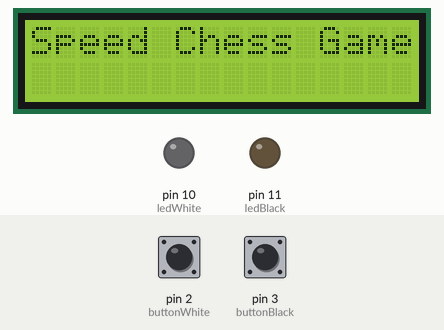
The sketch below on a simulated Arduino Uno, built with avr-gcc and run on an emulated ATmega328P. On the bench: 16×2 character LCD, output pins drawn as LEDs (lit = HIGH). Inputs (shaded band) come from the test bench; at power-on: pin 2 (buttonWhite) HIGH, pin 3 (buttonBlack) HIGH.

Above: at 0.1 s.
At 2.2 s:
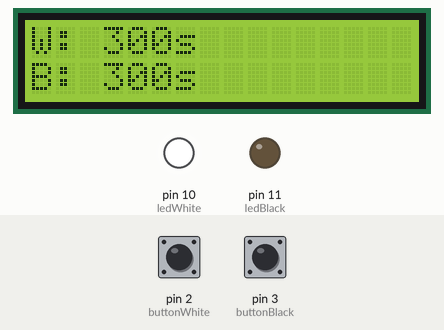
At 19.0 s:
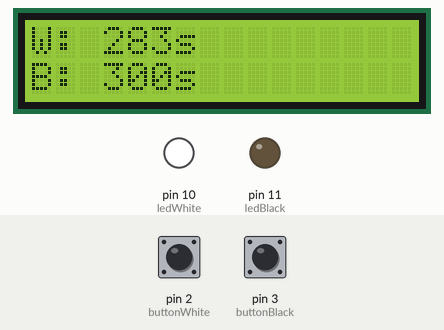
At 37.9 s:
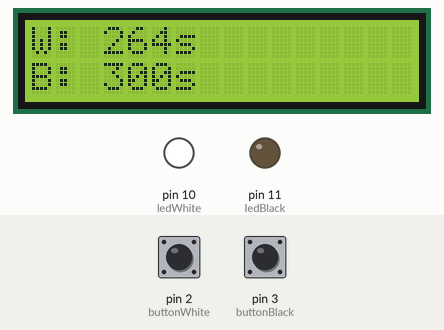
Timing chart, 0 to 39.4 s (numbered marks = the images above):
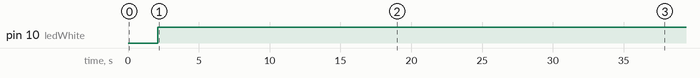

The sketch:

omar_exec.ino
```cpp
#include <Wire.h>
#include <LiquidCrystal_I2C.h>
#include <Arduino_FreeRTOS.h>
#include <semphr.h>

// LCD Setup
LiquidCrystal_I2C lcd(0x27, 16, 2);

// Pins
const int ledWhite = 10;
const int ledBlack = 11;
const int buttonWhite = 2;
const int buttonBlack = 3;

// State
volatile int timeWhite = 300;
volatile int timeBlack = 300;
volatile bool isWhiteTurn = true;

// Semaphores for button events
SemaphoreHandle_t semWhitePressed;
SemaphoreHandle_t semBlackPressed;

void setup() {
  pinMode(ledWhite, OUTPUT);
  pinMode(ledBlack, OUTPUT);
  pinMode(buttonWhite, INPUT_PULLUP);
  pinMode(buttonBlack, INPUT_PULLUP);

  lcd.init();
  lcd.backlight();
  lcd.setCursor(0, 0);
  lcd.print("Speed Chess Game");
  delay(2000);
  lcd.clear();

  // Create semaphores
  semWhitePressed = xSemaphoreCreateBinary();
  semBlackPressed = xSemaphoreCreateBinary();

  // Create tasks
  xTaskCreate(TaskInput,     "Input",     128, NULL, 3, NULL);
  xTaskCreate(TaskCountdown, "Countdown", 128, NULL, 2, NULL);
  xTaskCreate(TaskDisplay,   "Display",   128, NULL, 1, NULL);
}

void loop() {
  // Empty — RTOS handles execution
}

void TaskInput(void *pvParameters) {
  bool whitePrev = HIGH;
  bool blackPrev = HIGH;

  for (;;) {
    // White button detection
    bool whiteState = digitalRead(buttonWhite);
    if (whitePrev == HIGH && whiteState == LOW && isWhiteTurn) {
      xSemaphoreGive(semWhitePressed);
    }
    whitePrev = whiteState;

    // Black button detection
    bool blackState = digitalRead(buttonBlack);
    if (blackPrev == HIGH && blackState == LOW && !isWhiteTurn) {
      xSemaphoreGive(semBlackPressed);
    }
    blackPrev = blackState;

    vTaskDelay(10 / portTICK_PERIOD_MS);  // debounce + low CPU load
  }
}

void TaskCountdown(void *pvParameters) {
  for (;;) {
    vTaskDelay(1000 / portTICK_PERIOD_MS);  // 1s delay

    if (isWhiteTurn && timeWhite > 0) timeWhite--;
    else if (!isWhiteTurn && timeBlack > 0) timeBlack--;

    // Endgame check
    if (timeWhite <= 0 || timeBlack <= 0) {
      lcd.clear();
      lcd.setCursor(0, 0);
      lcd.print("Time's up!");
      digitalWrite(ledWhite, LOW);
      digitalWrite(ledBlack, LOW);
      vTaskSuspend(NULL);  // freeze this task
    }
  }
}

void TaskDisplay(void *pvParameters) {
  for (;;) {
    // Update LEDs
    digitalWrite(ledWhite, isWhiteTurn ? HIGH : LOW);
    digitalWrite(ledBlack, isWhiteTurn ? LOW : HIGH);

    // Update LCD
    lcd.setCursor(0, 0);
    lcd.print("W: ");
    lcd.print(timeWhite);
    lcd.print("s     ");

    lcd.setCursor(0, 1);
    lcd.print("B: ");
    lcd.print(timeBlack);
    lcd.print("s     ");

    vTaskDelay(200 / portTICK_PERIOD_MS);  // update every 200ms
  }
}

// ISR-safe button logic (runs via semaphores)
void handleWhitePress() {
  if (xSemaphoreTake(semWhitePressed, 0) == pdTRUE) {
    isWhiteTurn = false;
  }
}

void handleBlackPress() {
  if (xSemaphoreTake(semBlackPressed, 0) == pdTRUE) {
    isWhiteTurn = true;
  }
}


/*
==============================
🕒 Estimated Execution Times:
------------------------------
- Task 1: Read Button Input      ~1 ms
- Task 2: Update LEDs            ~0.5 ms
- Task 3: Display Times (LCD)    ~5 ms
- Task 4: Countdown Logic        ~1 ms (runs every 1000 ms)

==============================
📊 Worst-Case Response Times:
------------------------------
- Task 1 (Input Read): ~0 ms → executes first  ➤ ✅ Response = ~1 ms
- Task 2 (LED Update): waits for Task 1        ➤ ✅ Response = ~1.5 ms
- Task 3 (LCD Display): waits for 1 & 2        ➤ ✅ Response = ~6.5 ms
- Task 4 (Countdown): not in frame, triggered by 1s timer ➤ ✅ ~1 ms after 1s
==============================
*/
```

Measured:
- by itself, pin 10 (ledWhite): LOW → HIGH at 2.1 s
- what the display in image 1 shows lasts 1.1 s, from 2.1 s to 3.2 s
